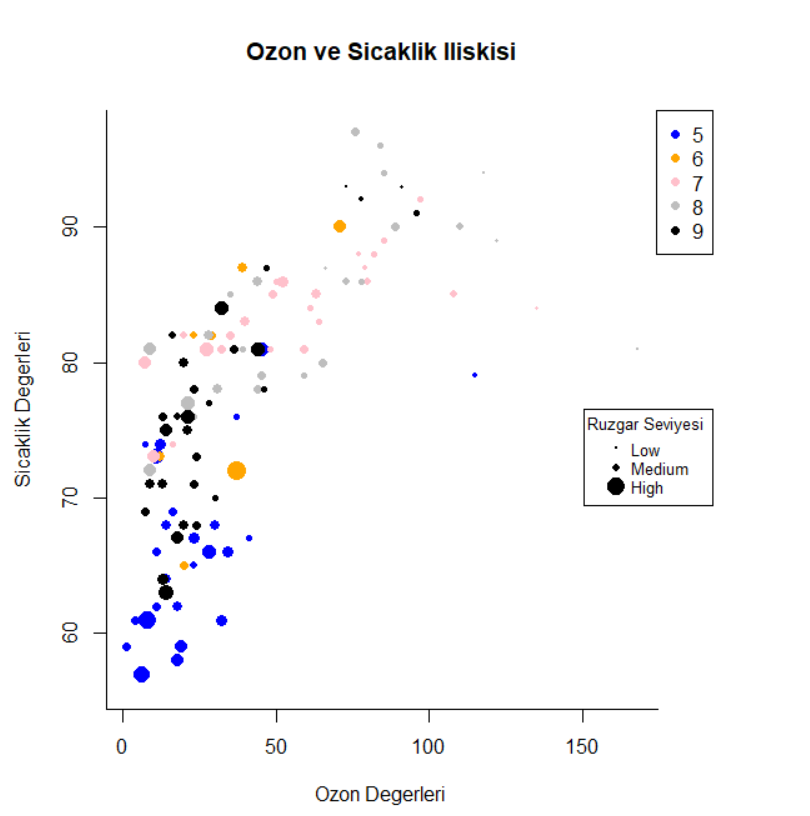

Recreate this plot in R.


par(mar=c(5,5,5,7), xpd = TRUE)

plot(x = airquality$Ozone, y = airquality$Temp,
    main = "Ozon ve Sicaklik Iliskisi",
    xlab = "Ozon Degerleri",
    ylab = "Sicaklik Degerleri",
    pch = 19,
    col = c("blue", "orange", "pink","gray", "black")[as.factor(airquality$Month)],
    bty = "L",
    #cex = 2 # nokta boyutu 
    cex = airquality$Wind/10
    )


legend(x = "topright", legend = levels(as.factor(airquality$Month)),
                        col = c("blue", "orange", "pink", "gray", "black"),
                        pch = 19,
                        inset = c(-0.1, 0)
)

# rüzgarları ayırdık
legend(x = "topright", legend = c("Low","Medium", "High"),
        title = "Ruzgar Seviyesi ",
        cex = 0.8,
        pt.cex = c(0.2, 0.9, 2), # sadece koyucağımız noktanın boyutunu etkiler
        pch = 19,
        inset = c(-0.1, 0.5)
        )
#pt.cex parametreleri         
min(airquality$Wind/10)
mean(airquality$Wind/10)
max(airquality$Wind/10)
